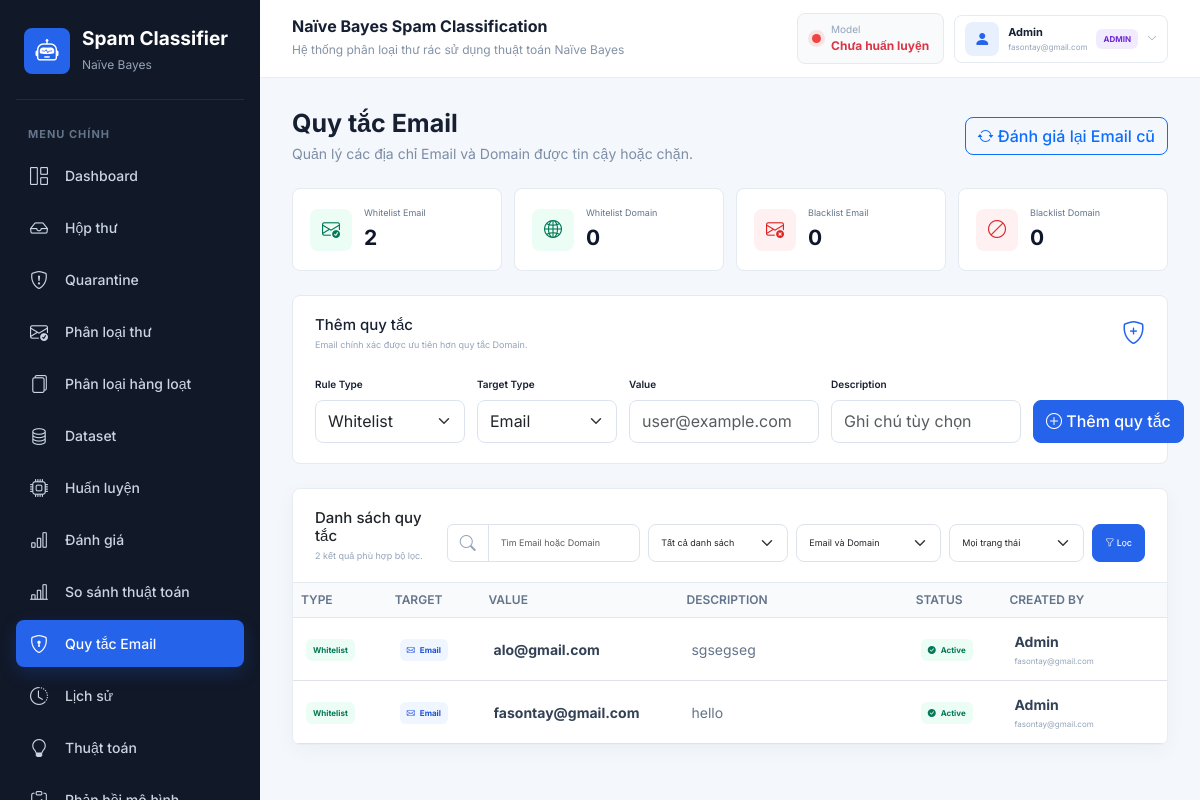
The app's page /admin/mail-rules (signed in) with its own data.
### tables this page shows
CREATE TABLE users (
                id INTEGER PRIMARY KEY AUTOINCREMENT,
                name TEXT NOT NULL,
                email TEXT NOT NULL UNIQUE,
                password_hash TEXT NOT NULL,
                role TEXT NOT NULL DEFAULT 'user'
                    CHECK (role IN ('admin', 'user')),
                is_active INTEGER NOT NULL DEFAULT 1,
                created_at TIMESTAMP NOT NULL DEFAULT CURRENT_TIMESTAMP,
                last_login TIMESTAMP
            );

CREATE TABLE mail_rules (
                id INTEGER PRIMARY KEY AUTOINCREMENT,
                rule_type TEXT NOT NULL
                    CHECK (rule_type IN ('whitelist', 'blacklist')),
                target_type TEXT NOT NULL
                    CHECK (target_type IN ('email', 'domain')),
                target_value TEXT NOT NULL,
                description TEXT,
                created_by INTEGER NOT NULL REFERENCES users(id),
                is_active INTEGER NOT NULL DEFAULT 1,
                created_at TIMESTAMP NOT NULL DEFAULT CURRENT_TIMESTAMP,
                updated_at TIMESTAMP NOT NULL DEFAULT CURRENT_TIMESTAMP,
                UNIQUE(rule_type, target_type, target_value)
            );

### routes/mail_rule_routes.py (the view)
@main_bp.route("/admin/mail-rules")
@admin_required
def admin_mail_rules():
    search = request.args.get("search", "").strip().lower()
    rule_filter = request.args.get("rule_type", "all").strip().lower()
    target_filter = request.args.get("target_type", "all").strip().lower()
    status_filter = request.args.get("status", "all").strip().lower()
    if rule_filter not in {"all", "whitelist", "blacklist"}:
        rule_filter = "all"
    if target_filter not in {"all", "email", "domain"}:
        target_filter = "all"
    if status_filter not in {"all", "active", "disabled"}:
        status_filter = "all"
    return render_template(
        "mail_rules.html",
        rules=get_mail_rules(
            search, rule_filter, target_filter, status_filter
        ),
        statistics=get_mail_rule_statistics(),
        search=search,
        rule_filter=rule_filter,
        target_filter=target_filter,
        status_filter=status_filter,
    )

### templates/mail_rules.html (shortened to what this page needs)
{% extends "base.html" %}
{% block content %}
<div class="mail-rules-header">
    <div class="page-title mb-0"><h2>Quy tắc Email</h2><p>Quản lý các địa chỉ Email và Domain được tin cậy hoặc chặn.</p></div>
    <form method="POST" action="{{ url_for('re_evaluate_mail_rules') }}" class="rule-reevaluate-form"><button type="submit" class="btn btn-outline-primary"><i class="bi bi-arrow-repeat"></i> Đánh giá lại Email cũ</button></form>
</div>
<div class="mail-rule-stats my-4">
    {% set cards = [('Whitelist Email', statistics['whitelist_email'], 'trusted', 'bi-envelope-check'), ('Whitelist Domain', statistics['whitelist_domain'], 'trusted', 'bi-globe2'), ('Blacklist Email', statistics['blacklist_email'], 'blocked', 'bi-envelope-x'), ('Blacklist Domain', statistics['blacklist_domain'], 'blocked', 'bi-ban')] %}
    {% for label, value, kind, icon in cards %}<div class="mail-rule-stat {{ kind }}"><span><i class="bi {{ icon }}"></i></span><div><small>{{ label }}</small><strong>{{ value }}</strong></div></div>{% endfor %}
</div>
<section class="mail-rule-add-panel" aria-labelledby="addRuleTitle">
    <div class="mail-rule-section-title"><div><h3 id="addRuleTitle">Thêm quy tắc</h3><p>Email chính xác được ưu tiên hơn quy tắc Domain.</p></div><i class="bi bi-shield-plus"></i></div>
    <form method="POST" action="{{ url_for('add_mail_rule') }}" class="mail-rule-add-form">
        <div><label for="ruleType" class="form-label">Rule Type</label><select id="ruleType" name="rule_type" class="form-select" required><option value="whitelist">Whitelist</option><option value="blacklist">Blacklist</option></select></div>
        <div><label for="targetType" class="form-label">Target Type</label><select id="targetType" name="target_type" class="form-select" required><option value="email">Email</option><option value="domain">Domain</option></select></div>
        <div><label for="targetValue" class="form-label">Value</label><input id="targetValue" name="target_value" class="form-control" maxlength="253" placeholder="user@example.com" required></div>
        <div><label for="ruleDescription" class="form-label">Description</label><input id="ruleDescription" name="description" class="form-control" maxlength="500" placeholder="Ghi chú tùy chọn"></div>
        <button type="submit" class="btn btn-primary"><i class="bi bi-plus-circle"></i> Thêm quy tắc</button>
    </form>
</section>
<section class="card mail-rule-table-card mt-4">
    <div class="mail-rule-table-toolbar">
        <div><h3>Danh sách quy tắc</h3><p>{{ rules|length }} kết quả phù hợp bộ lọc.</p></div>
        <form method="GET" action="{{ url_for('admin_mail_rules') }}" class="mail-rule-filter-form">
            <div class="input-group"><span class="input-group-text"><i class="bi bi-search"></i></span><input type="search" name="search" class="form-control" value="{{ search }}" placeholder="Tìm Email hoặc Domain"></div>
            <select name="rule_type" class="form-select" aria-label="Lọc loại quy tắc"><option value="all">Tất cả danh sách</option></select>
            <select name="target_type" class="form-select" aria-label="Lọc đối tượng"><option value="all">Email và Domain</option></select>
            <select name="status" class="form-select" aria-label="Lọc trạng thái"><option value="all">Mọi trạng thái</option></select>
            <button type="submit" class="btn btn-primary"><i class="bi bi-funnel"></i> Lọc</button>
        </form>
    </div>
    {% if rules %}
    <div class="table-responsive"><table class="table mail-rule-table align-middle mb-0"><thead><tr><th>Type</th><th>Target</th><th>Value</th><th>Description</th><th>Status</th><th>Created By</th><th>Created At</th><th class="text-end">Action</th></tr></thead><tbody>
        {% for rule in rules %}<tr>
            <td><span class="rule-badge {{ rule['rule_type'] }}">{{ rule['rule_type']|capitalize }}</span></td>
            <td><span class="target-badge {{ rule['target_type'] }}"><i class="bi {% if rule['target_type'] == 'email' %}bi-envelope{% else %}bi-globe2{% endif %}"></i> {{ rule['target_type']|capitalize }}</span></td>
            <td><strong class="rule-value">{{ rule['target_value'] }}</strong></td>
            <td><span class="rule-description">{{ rule['description'] or '—' }}</span></td>
            <td>{% if rule['is_active'] %}<span class="rule-status active"><i class="bi bi-check-circle-fill"></i> Active</span>{% else %}<span class="rule-status disabled"><i class="bi bi-pause-circle-fill"></i> Disabled</span>{% endif %}</td>
            <td><div class="rule-creator"><strong>{{ rule['created_by_name'] }}</strong><small>{{ rule['created_by_email'] }}</small></div></td>
        </tr>{% endfor %}
    </tbody></table></div>
    {% else %}<div class="mail-empty"><i class="bi bi-shield-check"></i><h4>Không có quy tắc phù hợp</h4><p>Thêm quy tắc mới hoặc thay đổi bộ lọc.</p></div>{% endif %}
</section>
{% endblock %}

### templates/base.html (shortened to what this page needs)
<!DOCTYPE html>
<html lang="vi">
<head>
    <link
        href="https://cdn.jsdelivr.net/npm/bootstrap@5.3.3/dist/css/bootstrap.min.css"
        rel="stylesheet"
    >
    <link
        rel="stylesheet"
        href="https://cdn.jsdelivr.net/npm/bootstrap-icons@1.11.3/font/bootstrap-icons.css"
    >
    <link
        rel="stylesheet"
        href="{{ url_for('static', filename='css/style.css') }}"
    >
</head>
<body>
<div class="app-wrapper">
    <aside class="sidebar" id="appSidebar">
        <div class="sidebar-brand">
            <div class="brand-icon">
                <i class="bi bi-robot"></i>
            </div>
            <div>
                <h4>Spam Classifier</h4>
                <span>Naïve Bayes</span>
            </div>
        </div>
        <div class="sidebar-section-title">MENU CHÍNH</div>
        <nav class="sidebar-nav" aria-label="Điều hướng chính">
            <a
                href="{{ url_for('index') }}"
                class="sidebar-link {% if request.endpoint == 'index' %}active{% endif %}"
            >
                <i class="bi bi-grid-1x2"></i>
                <span>Dashboard</span>
            </a>
            <a
                href="{{ url_for('mail') }}"
                class="sidebar-link {% if request.endpoint in ['mail', 'mail_message_detail', 'submit_mail_feedback', 'connect_imap', 'connect_google', 'google_callback', 'sync_mail_account', 'disconnect_mail_account'] %}active{% endif %}"
            >
                <i class="bi bi-inbox"></i>
                <span>Hộp thư</span>
            </a>
            <a
                href="{{ url_for('quarantine') }}"
                class="sidebar-link {% if request.endpoint == 'quarantine' %}active{% endif %}"
            >
                <i class="bi bi-shield-exclamation"></i>
                <span>Quarantine</span>
            </a>
            <a
                href="{{ url_for('predict') }}"
                class="sidebar-link {% if request.endpoint == 'predict' %}active{% endif %}"
            >
                <i class="bi bi-envelope-check"></i>
                <span>Phân loại thư</span>
            </a>
            <a
                href="{{ url_for('batch_predict') }}"
                class="sidebar-link {% if request.endpoint in ['batch_predict', 'download_batch_result'] %}active{% endif %}"
            >
                <i class="bi bi-files"></i>
                <span>Phân loại hàng loạt</span>
            </a>
            {% if current_user.role == 'admin' %}
            <a
                href="{{ url_for('dataset') }}"
                class="sidebar-link {% if request.endpoint in ['dataset', 'add_dataset', 'delete_dataset', 'import_dataset'] %}active{% endif %}"
            >
                <i class="bi bi-database"></i>
                <span>Dataset</span>
            </a>
            <a
                href="{{ url_for('train') }}"
                class="sidebar-link {% if request.endpoint == 'train' %}active{% endif %}"
            >
                <i class="bi bi-cpu"></i>
                <span>Huấn luyện</span>
            </a>
            <a
                href="{{ url_for('evaluate') }}"
                class="sidebar-link {% if request.endpoint == 'evaluate' %}active{% endif %}"
            >
                <i class="bi bi-bar-chart"></i>
                <span>Đánh giá</span>
            </a>
            <a
                href="{{ url_for('compare') }}"
                class="sidebar-link {% if request.endpoint == 'compare' %}active{% endif %}"
            >
                <i class="bi bi-bar-chart-line"></i>
                <span>So sánh thuật toán</span>
            </a>
            <a
                href="{{ url_for('admin_mail_rules') }}"
                class="sidebar-link {% if request.endpoint in ['admin_mail_rules', 'add_mail_rule', 'toggle_mail_rule', 'remove_mail_rule', 're_evaluate_mail_rules'] %}active{% endif %}"
            >
                <i class="bi bi-shield-lock"></i>
                <span>Quy tắc Email</span>
            </a>
            {% endif %}
            <a
                href="{{ url_for('history') }}"
                class="sidebar-link {% if request.endpoint in ['history', 'delete_history', 'delete_all_history'] %}active{% endif %}"
            >
                <i class="bi bi-clock-history"></i>
                <span>Lịch sử</span>
            </a>
            <a
                href="{{ url_for('algorithm') }}"
                class="sidebar-link {% if request.endpoint == 'algorithm' %}active{% endif %}"
            >
                <i class="bi bi-lightbulb"></i>
                <span>Thuật toán</span>
            </a>
            {% if current_user.role == 'admin' %}
            <a
                href="{{ url_for('admin_feedback') }}"
                class="sidebar-link {% if request.endpoint in ['admin_feedback', 'approve_mail_feedback', 'reject_mail_feedback'] %}active{% endif %}"
            >
                <i class="bi bi-clipboard-check"></i>
                <span>Phản hồi mô hình</span>
            </a>
            {% endif %}
        </nav>
    </aside>
    <main class="main-content">
        <header class="topbar">
            <div class="topbar-heading">
                <div class="topbar-title">
                    <h5>Naïve Bayes Spam Classification</h5>
                    <span>Hệ thống phân loại thư rác sử dụng thuật toán Naïve Bayes</span>
                </div>
            </div>
            <div class="topbar-actions">
            <div class="model-status" aria-live="polite">
                {% if not global_model_status.trained %}
                    <span class="status-dot danger"></span>
                    <div>
                        <small>Model</small>
                        <strong class="text-danger">Chưa huấn luyện</strong>
                    </div>
                {% elif global_model_status.outdated %}
                    <span class="status-dot warning"></span>
                    <div>
                        <small>Model</small>
                        <strong class="status-warning-text">Cần Train lại</strong>
                    </div>
                {% else %}
                    <span class="status-dot success"></span>
                    <div>
                        <small>Model</small>
                        <strong class="text-success">Ready</strong>
                    </div>
                {% endif %}
            </div>
            <div class="dropdown user-menu">
                <button
                    class="user-menu-toggle"
                    type="button"
                    data-bs-toggle="dropdown"
                    aria-expanded="false"
                    title="Tài khoản"
                >
                    <span class="user-avatar"><i class="bi bi-person-fill"></i></span>
                    <span class="user-menu-name">
                        <strong>{{ current_user.name }}</strong>
                        <small>{{ current_user.email }}</small>
                    </span>
                    <span class="role-badge {{ current_user.role }}">{{ current_user.role|upper }}</span>
                    <i class="bi bi-chevron-down user-menu-arrow"></i>
                </button>
            </div>
            </div>
        </header>
        <section class="page-content">
            {% block content %}{% endblock %}
        </section>
    </main>
</div>
</body>
</html>

### records on screen
users: name "Admin", email "fasontay@gmail.com", role "ADMIN"
mail_rules: rule_type "Whitelist", target_type "Email", target_value "alo@gmail.com", description "sgsegseg", is_active 1 (drawn), created_by_name "Admin", created_by_email "fasontay@gmail.com"
mail_rules: rule_type "Whitelist", target_type "Email", target_value "fasontay@gmail.com", description "hello", is_active 1 (drawn), created_by_name "Admin", created_by_email "fasontay@gmail.com"

### other values on screen
{{ label }} "Whitelist Email" "Whitelist Domain" "Blacklist Email" "Blacklist Domain"
{{ value }} "2" "0" "0" "0"
{{ rules|length }} "2"
